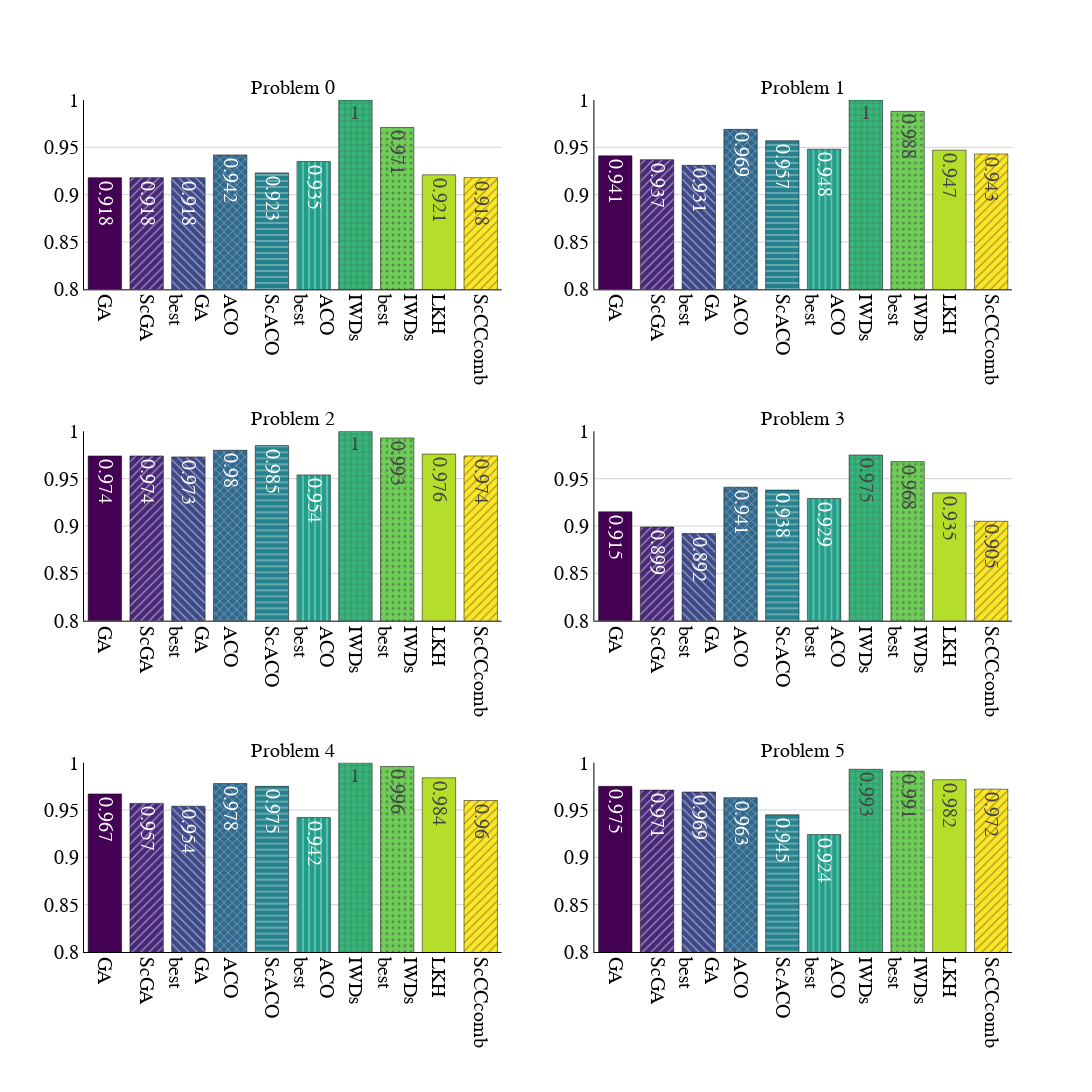

Source (notebook cell):
### Code cell
make_bar_plot_for_problems(data_LO).show()

### Figure 1 — Plotly figure (JSON) as saved in the notebook; plotly's stock layout.template omitted (floating-point values rounded to 4 significant figures)
{"data": [{"marker": {"color": [0, 1, 2, 3, 4, 5, 6, 7, 8, 9], "colorscale": [[0, "#440154"], [0.1111, "#482878"], [0.2222, "#3e4989"], [0.3333, "#31688e"], [0.4444, "#26828e"], [0.5556, "#1f9e89"], [0.6667, "#35b779"], [0.7778, "#6ece58"], [0.8889, "#b5de2b"], [1, "#fde725"]], "line": {"color": "black"}, "pattern": {"shape": ["", "/", "\\", "x", "-", "|", "+", ".", "", "/", "\\", "x", "-", "|", "+", ".", "", "/", "\\", "x", "-", "|", "+", "."], "size": 6}}, "text": [0.918, 0.918, 0.918, 0.942, 0.923, 0.935, 1, 0.971, 0.921, 0.918], "type": "bar", "x": ["GA ", "ScGA", "GA <br>best", "ACO ", "ScACO", "ACO <br>best", "IWDs ", "IWDs <br>best", "LKH", "ScCCcomb"], "xaxis": "x", "y": [0.918, 0.918, 0.918, 0.942, 0.923, 0.935, 1, 0.971, 0.921, 0.918], "yaxis": "y"}, {"marker": {"color": [0, 1, 2, 3, 4, 5, 6, 7, 8, 9], "colorscale": [[0, "#440154"], [0.1111, "#482878"], [0.2222, "#3e4989"], [0.3333, "#31688e"], [0.4444, "#26828e"], [0.5556, "#1f9e89"], [0.6667, "#35b779"], [0.7778, "#6ece58"], [0.8889, "#b5de2b"], [1, "#fde725"]], "line": {"color": "black"}, "pattern": {"shape": ["", "/", "\\", "x", "-", "|", "+", ".", "", "/", "\\", "x", "-", "|", "+", ".", "", "/", "\\", "x", "-", "|", "+", "."], "size": 6}}, "text": [0.941, 0.937, 0.931, 0.969, 0.957, 0.948, 1, 0.988, 0.947, 0.943], "type": "bar", "x": ["GA ", "ScGA", "GA <br>best", "ACO ", "ScACO", "ACO <br>best", "IWDs ", "IWDs <br>best", "LKH", "ScCCcomb"], "xaxis": "x2", "y": [0.941, 0.937, 0.931, 0.969, 0.957, 0.948, 1, 0.988, 0.947, 0.943], "yaxis": "y2"}, {"marker": {"color": [0, 1, 2, 3, 4, 5, 6, 7, 8, 9], "colorscale": [[0, "#440154"], [0.1111, "#482878"], [0.2222, "#3e4989"], [0.3333, "#31688e"], [0.4444, "#26828e"], [0.5556, "#1f9e89"], [0.6667, "#35b779"], [0.7778, "#6ece58"], [0.8889, "#b5de2b"], [1, "#fde725"]], "line": {"color": "black"}, "pattern": {"shape": ["", "/", "\\", "x", "-", "|", "+", ".", "", "/", "\\", "x", "-", "|", "+", ".", "", "/", "\\", "x", "-", "|", "+", "."], "size": 6}}, "text": [0.974, 0.974, 0.973, 0.98, 0.985, 0.954, 1, 0.993, 0.976, 0.974], "type": "bar", "x": ["GA ", "ScGA", "GA <br>best", "ACO ", "ScACO", "ACO <br>best", "IWDs ", "IWDs <br>best", "LKH", "ScCCcomb"], "xaxis": "x3", "y": [0.974, 0.974, 0.973, 0.98, 0.985, 0.954, 1, 0.993, 0.976, 0.974], "yaxis": "y3"}, {"marker": {"color": [0, 1, 2, 3, 4, 5, 6, 7, 8, 9], "colorscale": [[0, "#440154"], [0.1111, "#482878"], [0.2222, "#3e4989"], [0.3333, "#31688e"], [0.4444, "#26828e"], [0.5556, "#1f9e89"], [0.6667, "#35b779"], [0.7778, "#6ece58"], [0.8889, "#b5de2b"], [1, "#fde725"]], "line": {"color": "black"}, "pattern": {"shape": ["", "/", "\\", "x", "-", "|", "+", ".", "", "/", "\\", "x", "-", "|", "+", ".", "", "/", "\\", "x", "-", "|", "+", "."], "size": 6}}, "text": [0.915, 0.899, 0.892, 0.941, 0.938, 0.929, 0.975, 0.968, 0.935, 0.905], "type": "bar", "x": ["GA ", "ScGA", "GA <br>best", "ACO ", "ScACO", "ACO <br>best", "IWDs ", "IWDs <br>best", "LKH", "ScCCcomb"], "xaxis": "x4", "y": [0.915, 0.899, 0.892, 0.941, 0.938, 0.929, 0.975, 0.968, 0.935, 0.905], "yaxis": "y4"}, {"marker": {"color": [0, 1, 2, 3, 4, 5, 6, 7, 8, 9], "colorscale": [[0, "#440154"], [0.1111, "#482878"], [0.2222, "#3e4989"], [0.3333, "#31688e"], [0.4444, "#26828e"], [0.5556, "#1f9e89"], [0.6667, "#35b779"], [0.7778, "#6ece58"], [0.8889, "#b5de2b"], [1, "#fde725"]], "line": {"color": "black"}, "pattern": {"shape": ["", "/", "\\", "x", "-", "|", "+", ".", "", "/", "\\", "x", "-", "|", "+", ".", "", "/", "\\", "x", "-", "|", "+", "."], "size": 6}}, "text": [0.967, 0.957, 0.954, 0.978, 0.975, 0.942, 1, 0.996, 0.984, 0.96], "type": "bar", "x": ["GA ", "ScGA", "GA <br>best", "ACO ", "ScACO", "ACO <br>best", "IWDs ", "IWDs <br>best", "LKH", "ScCCcomb"], "xaxis": "x5", "y": [0.967, 0.957, 0.954, 0.978, 0.975, 0.942, 1, 0.996, 0.984, 0.96], "yaxis": "y5"}, {"marker": {"color": [0, 1, 2, 3, 4, 5, 6, 7, 8, 9], "colorscale": [[0, "#440154"], [0.1111, "#482878"], [0.2222, "#3e4989"], [0.3333, "#31688e"], [0.4444, "#26828e"], [0.5556, "#1f9e89"], [0.6667, "#35b779"], [0.7778, "#6ece58"], [0.8889, "#b5de2b"], [1, "#fde725"]], "line": {"color": "black"}, "pattern": {"shape": ["", "/", "\\", "x", "-", "|", "+", ".", "", "/", "\\", "x", "-", "|", "+", ".", "", "/", "\\", "x", "-", "|", "+", "."], "size": 6}}, "text": [0.975, 0.971, 0.969, 0.963, 0.945, 0.924, 0.993, 0.991, 0.982, 0.972], "type": "bar", "x": ["GA ", "ScGA", "GA <br>best", "ACO ", "ScACO", "ACO <br>best", "IWDs ", "IWDs <br>best", "LKH", "ScCCcomb"], "xaxis": "x6", "y": [0.975, 0.971, 0.969, 0.963, 0.945, 0.924, 0.993, 0.991, 0.982, 0.972], "yaxis": "y6"}], "layout": {"annotations": [{"font": {"size": 20}, "showarrow": false, "text": "Problem 0", "x": 0.225, "xanchor": "center", "xref": "paper", "y": 1, "yanchor": "bottom", "yref": "paper"}, {"font": {"size": 20}, "showarrow": false, "text": "Problem 1", "x": 0.775, "xanchor": "center", "xref": "paper", "y": 1, "yanchor": "bottom", "yref": "paper"}, {"font": {"size": 20}, "showarrow": false, "text": "Problem 2", "x": 0.225, "xanchor": "center", "xref": "paper", "y": 0.6111, "yanchor": "bottom", "yref": "paper"}, {"font": {"size": 20}, "showarrow": false, "text": "Problem 3", "x": 0.775, "xanchor": "center", "xref": "paper", "y": 0.6111, "yanchor": "bottom", "yref": "paper"}, {"font": {"size": 20}, "showarrow": false, "text": "Problem 4", "x": 0.225, "xanchor": "center", "xref": "paper", "y": 0.2222, "yanchor": "bottom", "yref": "paper"}, {"font": {"size": 20}, "showarrow": false, "text": "Problem 5", "x": 0.775, "xanchor": "center", "xref": "paper", "y": 0.2222, "yanchor": "bottom", "yref": "paper"}], "autosize": false, "font": {"color": "black", "family": "Times New Roman", "size": 20}, "height": 1200, "showlegend": false, "width": 1200, "xaxis": {"anchor": "y", "domain": [0, 0.45], "linecolor": "black", "linewidth": 1, "showline": true, "tickangle": 90, "title": {"text": ""}}, "xaxis2": {"anchor": "y2", "domain": [0.55, 1], "linecolor": "black", "linewidth": 1, "showline": true, "tickangle": 90, "title": {"text": ""}}, "xaxis3": {"anchor": "y3", "domain": [0, 0.45], "linecolor": "black", "linewidth": 1, "showline": true, "tickangle": 90, "title": {"text": ""}}, "xaxis4": {"anchor": "y4", "domain": [0.55, 1], "linecolor": "black", "linewidth": 1, "showline": true, "tickangle": 90, "title": {"text": ""}}, "xaxis5": {"anchor": "y5", "domain": [0, 0.45], "linecolor": "black", "linewidth": 1, "showline": true, "tickangle": 90, "title": {"text": ""}}, "xaxis6": {"anchor": "y6", "domain": [0.55, 1], "linecolor": "black", "linewidth": 1, "showline": true, "tickangle": 90, "title": {"text": ""}}, "yaxis": {"anchor": "x", "domain": [0.7778, 1], "gridcolor": "lightgray", "linecolor": "black", "linewidth": 1, "range": [0.8, 1], "showline": true, "title": {"text": ""}}, "yaxis2": {"anchor": "x2", "domain": [0.7778, 1], "gridcolor": "lightgray", "linecolor": "black", "linewidth": 1, "range": [0.8, 1], "showline": true, "title": {"text": ""}}, "yaxis3": {"anchor": "x3", "domain": [0.3889, 0.6111], "gridcolor": "lightgray", "linecolor": "black", "linewidth": 1, "range": [0.8, 1], "showline": true, "title": {"text": ""}}, "yaxis4": {"anchor": "x4", "domain": [0.3889, 0.6111], "gridcolor": "lightgray", "linecolor": "black", "linewidth": 1, "range": [0.8, 1], "showline": true, "title": {"text": ""}}, "yaxis5": {"anchor": "x5", "domain": [0, 0.2222], "gridcolor": "lightgray", "linecolor": "black", "linewidth": 1, "range": [0.8, 1], "showline": true, "title": {"text": ""}}, "yaxis6": {"anchor": "x6", "domain": [0, 0.2222], "gridcolor": "lightgray", "linecolor": "black", "linewidth": 1, "range": [0.8, 1], "showline": true, "title": {"text": ""}}}}
